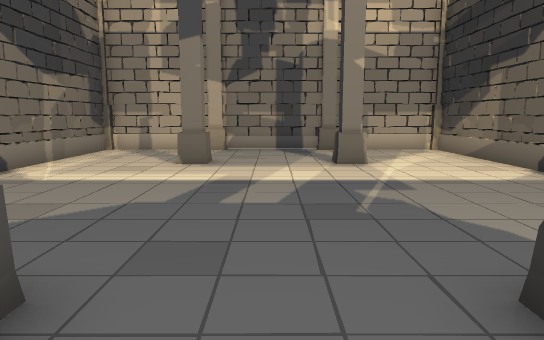
View 1 (above)

13 first-person views from a walk through a scene from a Unity 3-D project. The camera is 1.2 m above the floor, tilts 8° down and sees 70° across. The floor is counted in squares, 1 m on a side. Each view is taken from the middle of a square. On the plan, view 1 faces up. The plan holds only what a view shows up to about 15 squares ahead; the rest is blank. The place goes on beyond the plan.

View 2
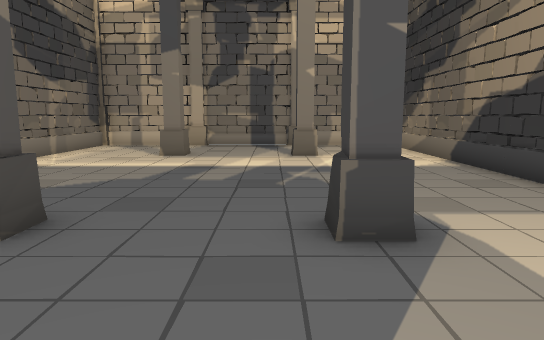

View 3
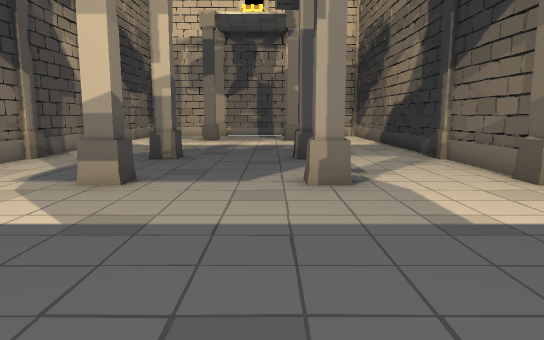

View 4
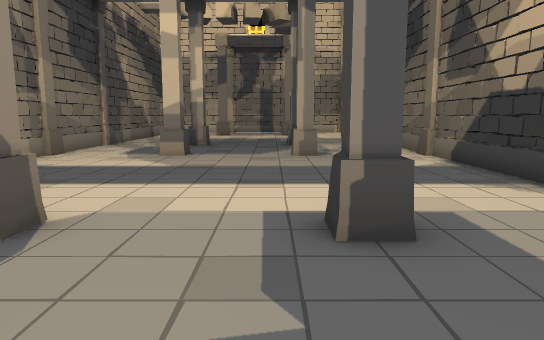

View 5
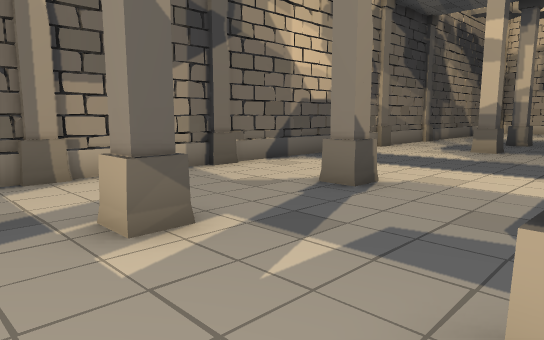

View 6
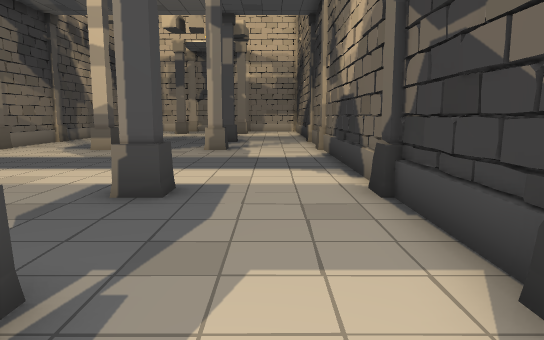

View 7
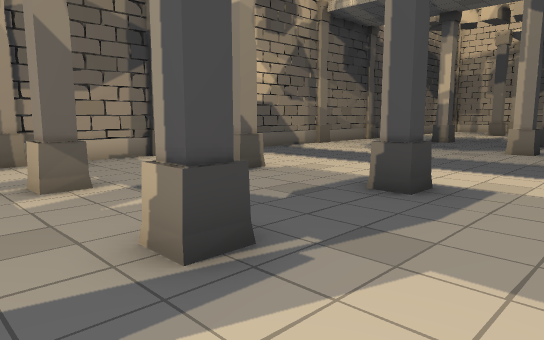

View 8
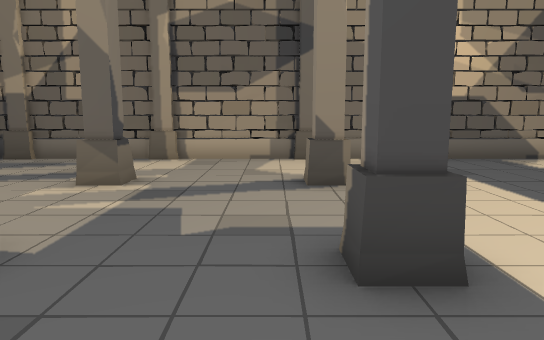

View 9
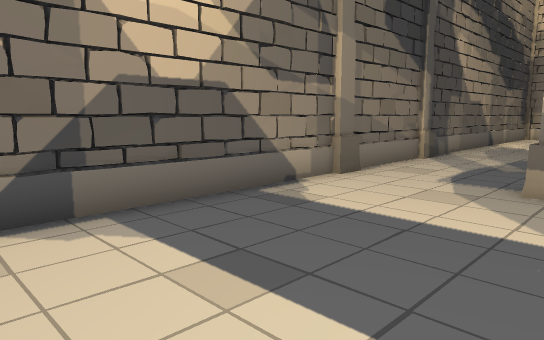

View 10
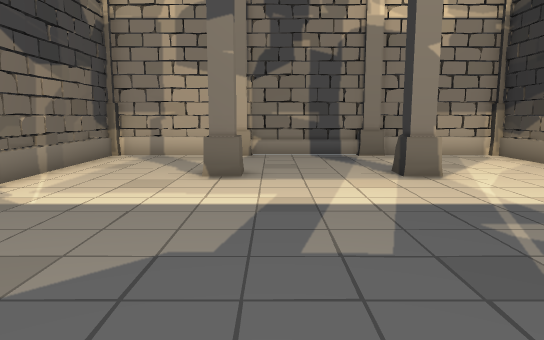

View 11
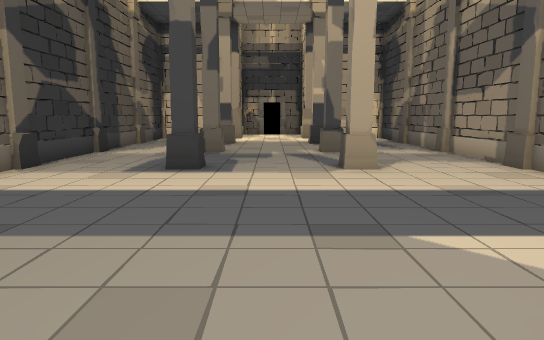

View 12
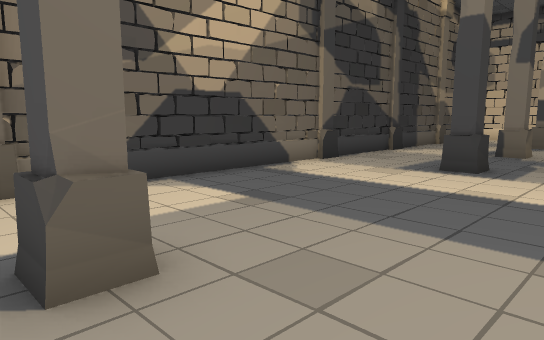

View 13
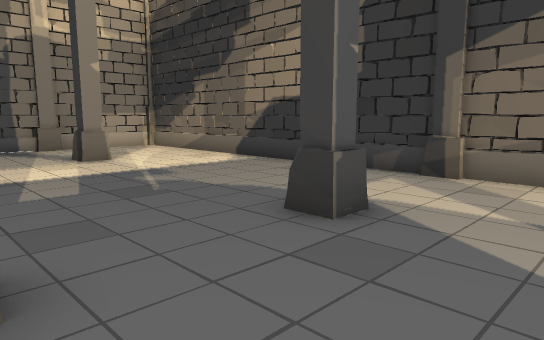

### Floor plan
Points are (right, up) in squares from view 1. A wall is a line through its corners. A room is listed if a view was taken in it or the views show most of it. See-through windows are left out.
Room 1 (views 1, 2, 3, 4, 5, 6, 7, 8, 9, 10, 11, 12, 13)
walls: (5.9, -16.3) (5.9, 13.9) (-5.9, 13.9); (-5.9, 13.7) (-5.9, -16.5)
objects: column (-6, -14); column (-6, -10); column (-6, -2); column (-6, 2); column (-2, -14); column (-2, -10); column (-2, -2); column (-2, 2); column (-2, 10); column (-2, 14); column (2, -14); column (2, -10); column (2, -2); column (2, 2); column (2, 10); column (2, 14); column (6, -14); column (6, -10); column (6, -2); column (6, 2)

Where each view was taken, in squares from view 1:
view 1: 0 up, 0 right, facing up
view 2: 2 down, 1 right, facing up
view 3: 9 down, 1 right, facing up
view 4: 14 down, 1 right, facing up
view 5: 16 down, 2 right, facing up-left
view 6: 16 down, 4 right, facing up
view 7: 16 down, 5 right, facing up-left
view 8: 11 down, 5 right, facing left
view 9: 9 down, 1 left, facing up-left
view 10: 2 up, 1 left, facing up
view 11: 1 down, 0 right, facing down
view 12: 1 down, 1 left, facing down-right
view 13: 1 down, 2 left, facing up-right
